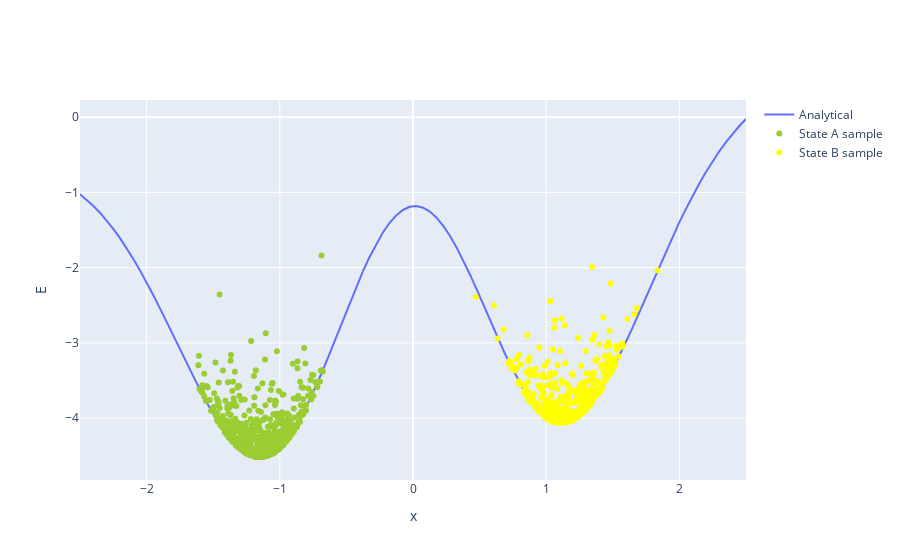

Here is the notebook cell this chart was saved with:
### Markdown cell above
Overlaying their energies on an energy vs. $x$ plot (with the blue line representing the energy as a function of $x_1$ for $x_2$):

### Code cell
fig = go.Figure(data=go.Scatter(x=x_illustrate, y=E(x_illustrate,0),name='Analytical'))

fig.add_trace(
    go.Scatter(
        x=x_state_a,
        y=E(x_state_a,y_state_a),
        mode="markers",
        name='State A sample',
        marker_color='yellowgreen'
    ))

fig.add_trace(
    go.Scatter(
        x=x_state_b,
        y=E(x_state_b,y_state_b),
        mode="markers",
        name='State B sample',
        marker_color="yellow"
    ))

fig.update_layout(
    xaxis_title="x",
    yaxis_title="E",
)

fig.show()

### Figure 1 — Plotly figure (JSON) as saved in the notebook; plotly's stock layout.template omitted (floating-point values rounded to 4 significant figures; data arrays with more than 128 entries replaced by an {"elided": "..."} marker saying what was removed)
{"data": [{"name": "Analytical", "type": "scatter", "x": [-2.5, -2.449, -2.399, -2.348, -2.298, -2.247, -2.197, -2.146, -2.096, -2.045, -1.995, -1.944, -1.894, -1.843, -1.793, -1.742, -1.692, -1.641, -1.591, -1.54, -1.49, -1.439, -1.389, -1.338, -1.288, -1.237, -1.187, -1.136, -1.086, -1.035, -0.9848, -0.9343, -0.8838, -0.8333, -0.7828, -0.7323, -0.6818, -0.6313, -0.5808, -0.5303, -0.4798, -0.4293, -0.3788, -0.3283, -0.2778, -0.2273, -0.1768, -0.1263, -0.07576, -0.02525, 0.02525, 0.07576, 0.1263, 0.1768, 0.2273, 0.2778, 0.3283, 0.3788, 0.4293, 0.4798, 0.5303, 0.5808, 0.6313, 0.6818, 0.7323, 0.7828, 0.8333, 0.8838, 0.9343, 0.9848, 1.035, 1.086, 1.136, 1.187, 1.237, 1.288, 1.338, 1.389, 1.439, 1.49, 1.54, 1.591, 1.641, 1.692, 1.742, 1.793, 1.843, 1.894, 1.944, 1.995, 2.045, 2.096, 2.146, 2.197, 2.247, 2.298, 2.348, 2.399, 2.449, 2.5], "y": [-1.025, -1.098, -1.181, -1.274, -1.377, -1.491, -1.615, -1.75, -1.895, -2.05, -2.213, -2.384, -2.562, -2.744, -2.929, -3.115, -3.3, -3.48, -3.654, -3.819, -3.972, -4.111, -4.232, -4.334, -4.413, -4.469, -4.499, -4.503, -4.479, -4.428, -4.349, -4.243, -4.112, -3.958, -3.783, -3.591, -3.384, -3.166, -2.941, -2.714, -2.488, -2.269, -2.06, -1.866, -1.69, -1.536, -1.407, -1.306, -1.234, -1.192, -1.182, -1.203, -1.255, -1.337, -1.446, -1.579, -1.735, -1.909, -2.097, -2.296, -2.502, -2.709, -2.913, -3.111, -3.298, -3.47, -3.625, -3.759, -3.869, -3.955, -4.013, -4.045, -4.048, -4.025, -3.974, -3.898, -3.798, -3.677, -3.535, -3.376, -3.203, -3.018, -2.824, -2.623, -2.418, -2.212, -2.007, -1.804, -1.607, -1.415, -1.232, -1.057, -0.8917, -0.7365, -0.5918, -0.4577, -0.3342, -0.2211, -0.1181, -0.02467]}, {"marker": {"color": "yellowgreen"}, "mode": "markers", "name": "State A sample", "type": "scatter", "x": {"elided": "600 float values"}, "y": {"elided": "600 float values"}}, {"marker": {"color": "yellow"}, "mode": "markers", "name": "State B sample", "type": "scatter", "x": {"elided": "400 float values"}, "y": {"elided": "400 float values"}}], "layout": {"xaxis": {"title": {"text": "x"}}, "yaxis": {"title": {"text": "E"}}}}
